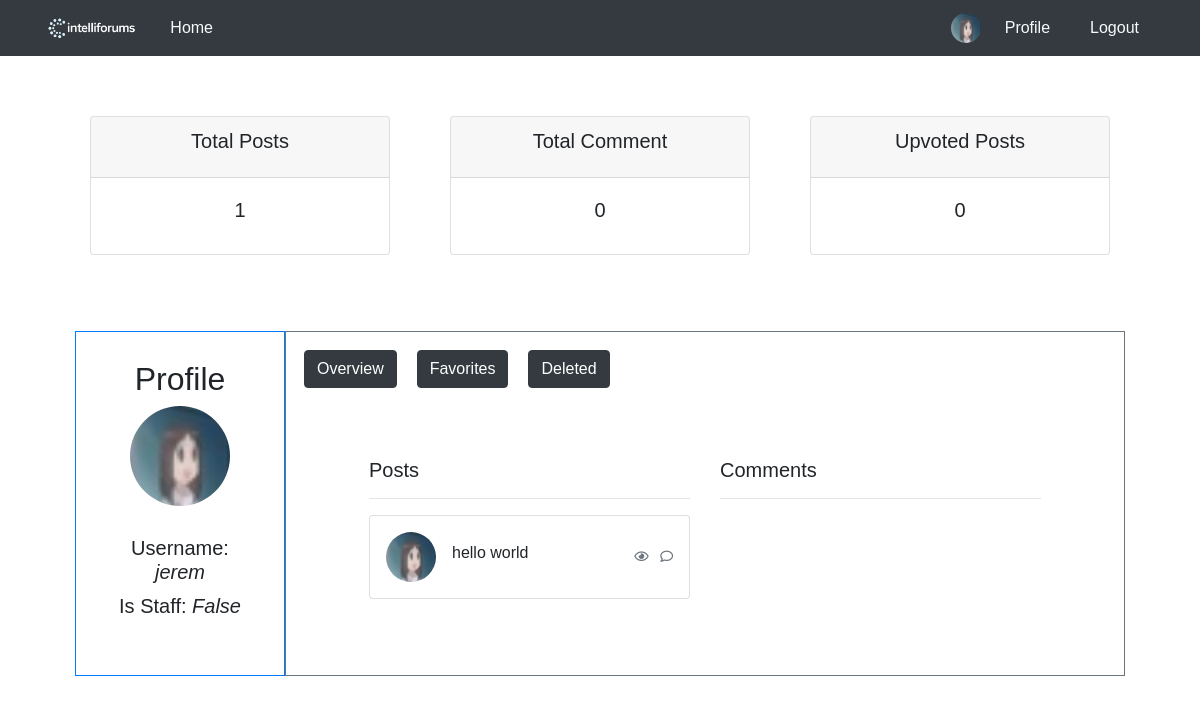
Before: /profile/ (signed in) with the older database file.
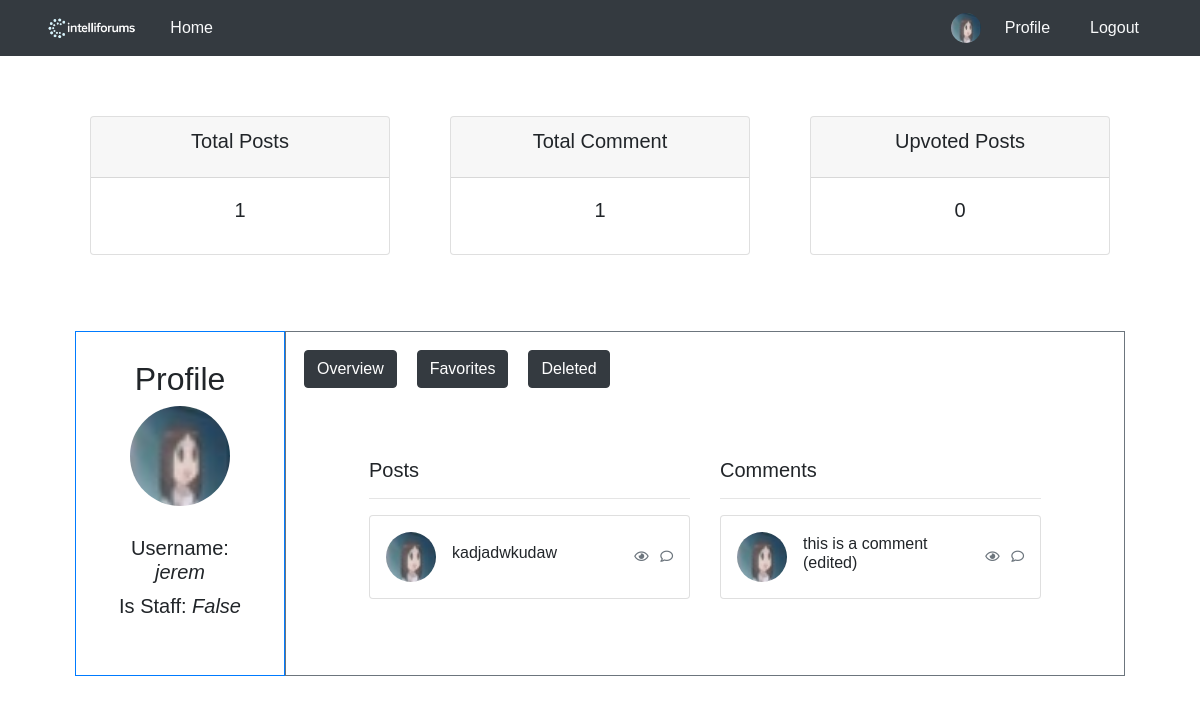
After: the same page with the newer database file.
### blog/models.py (models this page shows, shortened)
class User(AbstractBaseUser, PermissionsMixin):
    username = models.CharField(max_length=100, unique=True)
    picture = models.ImageField(
        upload_to='profile/',
        default='profile/blank-profile-picture-973460_128012234212.png',
        blank=True,
    )
    is_active = models.BooleanField(default=True)
    is_staff = models.BooleanField(default=False)
    USERNAME_FIELD = 'username'
    objects = UserManager()

class UserPost(models.Model):
    post_ref = models.ForeignKey(Post, on_delete=models.CASCADE)
    user_ref = models.ForeignKey(User, on_delete=models.CASCADE)
    is_deleted = models.BooleanField(default=False)

class Post(models.Model):
    forum_ref = models.ForeignKey(Forum, on_delete=models.CASCADE)
    user_ref = models.ForeignKey(User, on_delete=models.CASCADE)
    title = models.CharField(max_length=100)
    content = models.TextField(blank=True, null=True)
    created_at = models.DateField(auto_now_add=True)
    image = models.ImageField(upload_to=upload_path, blank=True, null=True)

class Comment(models.Model):
    user_post_ref = models.ForeignKey(UserPost, on_delete=models.CASCADE)
    user_ref = models.ForeignKey(User, on_delete=models.CASCADE)
    content = models.TextField(blank=True, null=True)
    created_at = models.DateTimeField(auto_now_add=True)
    image = models.ImageField(upload_to=upload_path, blank=True, null=True)

### blog/views.py (the view)
# urls.py: path('profile/', views.render_profile, name='profile'),
@login_required(login_url='login')
def render_profile(request):
    user = User.objects.get(id=request.user.id)
    user_posts = UserPost.objects.filter(user_ref__id=request.user.id, is_deleted=False) #use userpost table para ma filter ang isDeleted
    deleted_user_posts = UserPost.objects.filter(user_ref__id=request.user.id, is_deleted=True)
    user_comments = Comment.objects.filter(user_ref__id=request.user.id)
    user_favorites = FavoritePost.objects.filter(user_ref__id=request.user.id)
    return render(request, 'profile.html', {
        'username' : user.username,
        'is_staff' : user.is_staff,
        'picture' : user.picture.url,
        'user_posts' : user_posts,
        'user_comments' : user_comments,
        'user_favorites' : user_favorites,
        'deleted_user_posts': deleted_user_posts,
    })

### blog/templates/profile.html (shortened to what this page needs)
<!DOCTYPE html>
<html lang="en">
<head>
    {% load static %}
    <link rel="stylesheet" href="{% static 'blog/css/profile.css' %}">
</head>
<body>
    {% include 'header.html' %}
        {% include 'Profile/profile_count.html' %}
        <div class="container-fluid">
            <div class="row d-flex">
                <div class="left-column p-2 border border-primary" style="flex: 0 0 20%; max-width: 20%;">
                    <div class="profile-container">
                        <h2>Profile</h2>
                        <img src="{{ picture }}" alt="Profile Picture" class="profile-pic" style="height: 100px;">
                        <div class="profile-info">
                            <h5>Username: <i>{{ username }}</i></h5>
                            <h5>Is Staff: <i>{{ is_staff }}</i></h5>
                        </div>
                    </div>
                </div>
                <div class="col p-2 border border-secondary">
                    <div style="display: flex;">
                        <button id="showOverview" class="btn btn-dark" style="margin: 10px;">Overview</button>
                        <button id="showFavorites" class="btn btn-dark" style="margin: 10px;">Favorites</button>
                        <button id="showDeleted" class="btn btn-dark" style="margin: 10px;">Deleted</button>
                    </div>
                    <div id="OverviewDashboard" style="display: block;">
                        {% include 'Profile/profile_dashboard.html' %}
                    </div>
                </div>
            </div>
        </div>
</body>
</html>

### blog/templates/header.html (shortened to what this page needs)
<!DOCTYPE html>
<html lang="en">
<head>
    {% load static %}
    <link rel="stylesheet" href="https://cdn.jsdelivr.net/npm/bootstrap@4.1.3/dist/css/bootstrap.min.css">
    <link rel="stylesheet" href="https://cdnjs.cloudflare.com/ajax/libs/font-awesome/5.12.0-2/css/all.min.css" />
    <link rel="stylesheet" href="{% static 'blog/css/global.css' %}">
    <link rel="stylesheet" href="{% static 'blog/css/header.css' %}">
</head>
<body>
    <nav class="navbar navbar-dark bg-dark">
        <div class="container d-flex justify-content-between align-items-center">
            <div class="d-flex align-items-center">
                <img src="{% static 'images/logo.png' %}" alt="Logo" style="max-height:30px;">
                <a class="nav-link text-light ml-3" href="/">Home</a>
            </div>
            <div class="d-flex align-items-center">
                {% if user.is_authenticated %}
                    <img src="{{ user.picture.url }}" alt="Profile Picture" class="profile-img" style="height:30px;width:30px;border-radius:50%;">
                    <a class="nav-link text-light ml-2" href="/profile/">Profile</a>
                    <a class="nav-link text-light ml-2" href="/login/">Logout</a>
                {% else %}
                    <a class="nav-link text-light" href="/login/">Login</a>
                    <a class="nav-link text-light ml-2" href="/register/">Register</a>
                {% endif %}
            </div>
        </div>
    </nav>
</body>
</html>

### blog/templates/Profile/profile_count.html (shortened to what this page needs)
<div class="row">
    <div class="col">
        <div class="col-sm">
            <div class="card text-center mb-3">
                <div class="card-header">
                    <h5 class="card-title">Total Posts</h5>
                </div>
                <div class="card-body">
                    <h5 class="card-title">{{ user_posts.count }}</h5>
                </div>
            </div>
        </div>
    </div>
    <div class="col">
        <div class="col-sm">
            <div class="card text-center mb-3">
                <div class="card-header">
                    <h5 class="card-title">Total Comment</h5>
                </div>
                <div class="card-body">
                    <h5 class="card-title">{{ user_comments.count }}</h5>
                </div>
            </div>
        </div>
    </div>
    <div class="col">
        <div class="col-sm">
            <div class="card text-center mb-3">
                <div class="card-header">
                    <h5 class="card-title">Upvoted Posts</h5>
                </div>
                <div class="card-body">
                    <h5 class="card-title">0</h5>
                </div>
            </div>
        </div>
    </div>
</div>

### blog/templates/Profile/profile_dashboard.html
<div class="row">
    <div class="col-lg">
        <h5>Posts</h5>
        <hr>
        {% for user_post in user_posts %}
        <div class="card mb-2">
            <div class="card-body p-2 p-sm-3">
                <div class="media forum-item">
                    <a href="#" data-toggle="collapse" data-target=".forum-content"><img src="{{ picture }}" class="mr-3 rounded-circle" width="50" alt="User" /></a>
                    <div class="media-body align-self-center">
                        <h6><a href="#" data-toggle="collapse" data-target=".forum-content" class="text-body">{{ user_post.post_ref.title }}</a></h6>
                    </div>
                    <div class="text-muted small text-center align-self-center">
                        <span class="d-none d-sm-inline-block favorite-views" data-value="{{ user_post.id }}"><i class="far fa-eye"></i></span>
                        <span class="favorite-comments-num" data-value="{{ user_post.id }}"><i class="far fa-comment ml-2"></i></span>
                    </div>
                </div>
            </div>
        </div>
        {% endfor %}
    </div>
    <div class="col-lg">
        <h5>Comments</h5>
        <hr>
        {% for user_comment in user_comments %}
        <div class="card mb-2">
            <div class="card-body p-2 p-sm-3">
                <div class="media forum-item">
                    <a href="#" data-toggle="collapse" data-target=".forum-content"><img src="{{ picture }}" class="mr-3 rounded-circle" width="50" alt="User" /></a>
                    <div class="media-body align-self-center">
                        <h6><a href="#" data-toggle="collapse" data-target=".forum-content" class="text-body">{{ user_comment.content }}</a></h6>
                    </div>
                    <div class="text-muted small text-center align-self-center">
                        <span class="d-none d-sm-inline-block"><i class="far fa-eye"></i></span>
                        <span><i class="far fa-comment ml-2"></i></span>
                    </div>
                </div>
            </div>
        </div>
        {% endfor %}
    </div>
</div>

### blog/static/blog/css/profile.css (style rules this page uses)
.profile-container { max-width: 600px; margin: 0 auto; text-align: center; padding: 20px; }
.profile-pic { max-width: 300px; max-height: 300px; border-radius: 50%; margin-bottom: 20px; }
.profile-info h5 { margin: 10px 0; }
h2 { margin-bottom: 30px; }

### blog/static/blog/css/global.css (style rules this page uses)
* { font-family: Verdana, Geneva, Tahoma, sans-serif; }

### blog/static/blog/css/header.css (style rules this page uses)
.profile-img { max-width: 50px !important; max-height: 50px !important; border-radius: 50% !important; }

### blog/templates/profile.html (style rules this page uses)
.profile-container { max-width: 600px; margin: 0 auto; text-align: center; padding: 20px; }
.profile-pic { max-width: 300px; max-height: 300px; border-radius: 50%; margin-bottom: 20px; }
.profile-info h5 { margin: 10px 0; }
h2 { margin-bottom: 30px; }

### blog/templates/Profile/profile_count.html (style rules this page uses)
.row { margin: 60px; }

Changed rows visible on the page:
no longer on this page (row edited): UserPost: post_ref "hello world", {{ user_post.id }} 5 (drawn)
added UserPost: post_ref "kadjadwkudaw", {{ user_post.id }} 15 (drawn)
added Comment: content "this is a comment (edited)"
Other visible differences:
{{ user_comments.count }}: "0" → "1"
